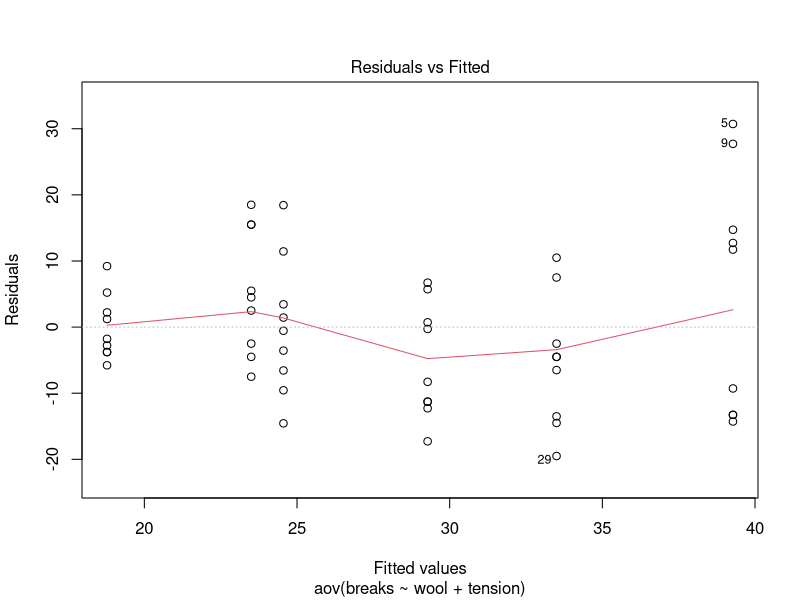
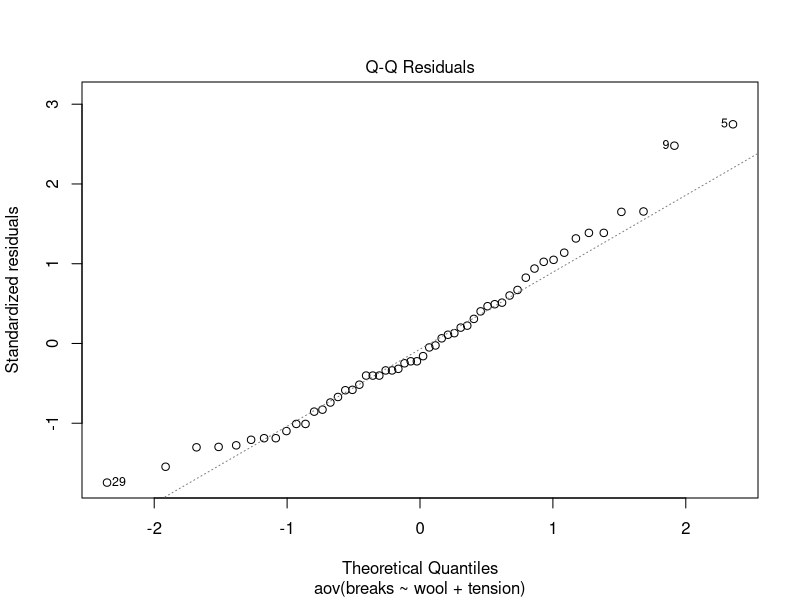
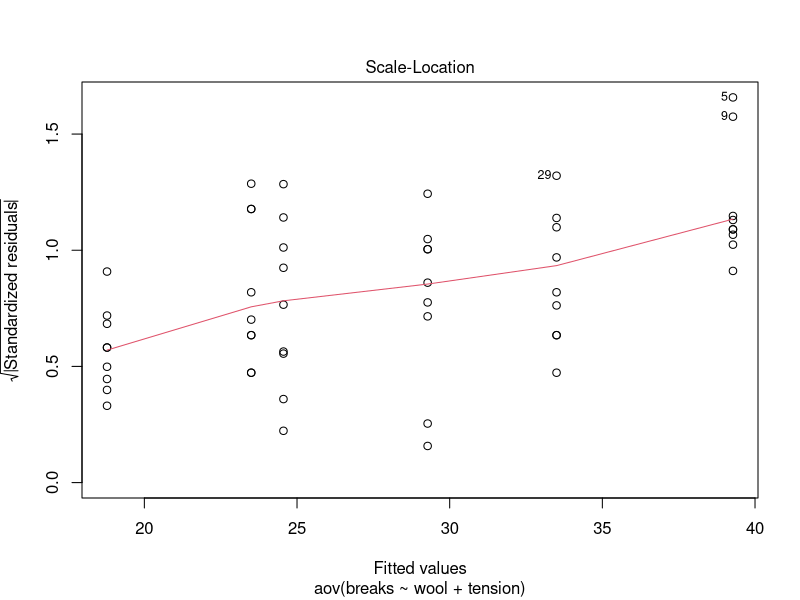
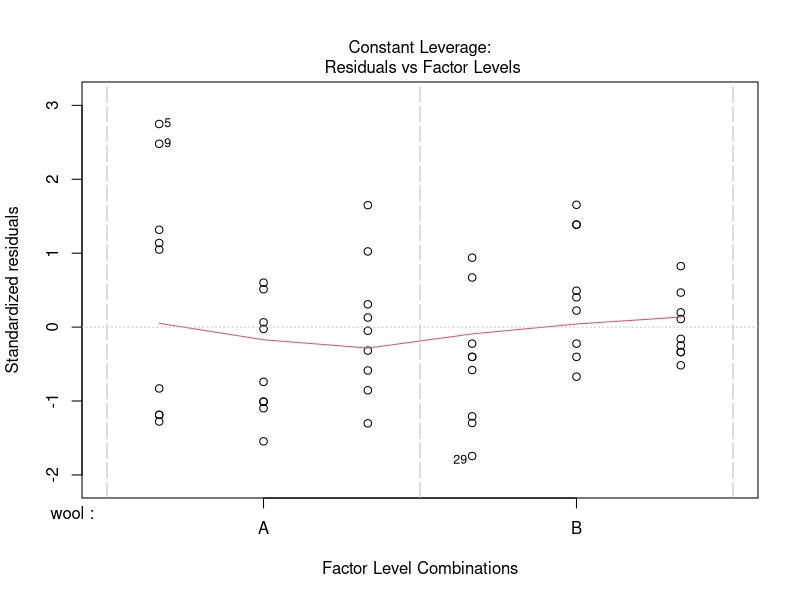
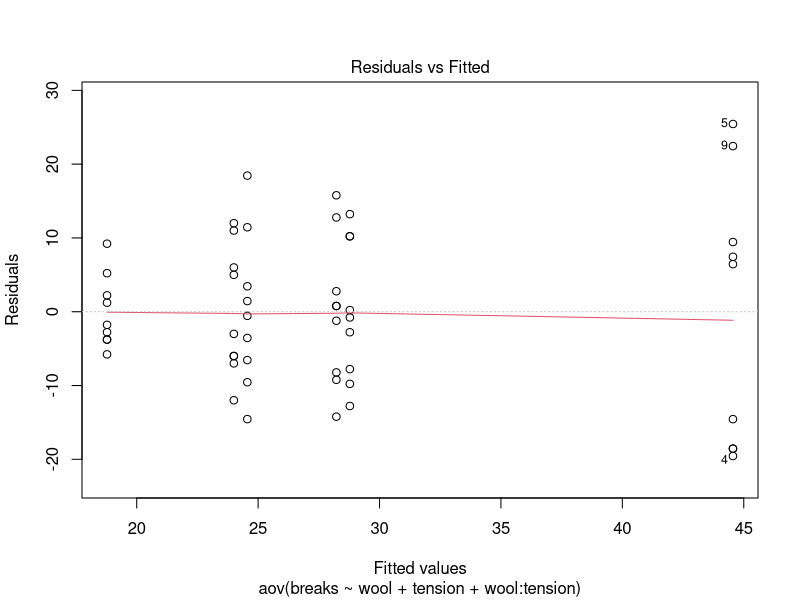
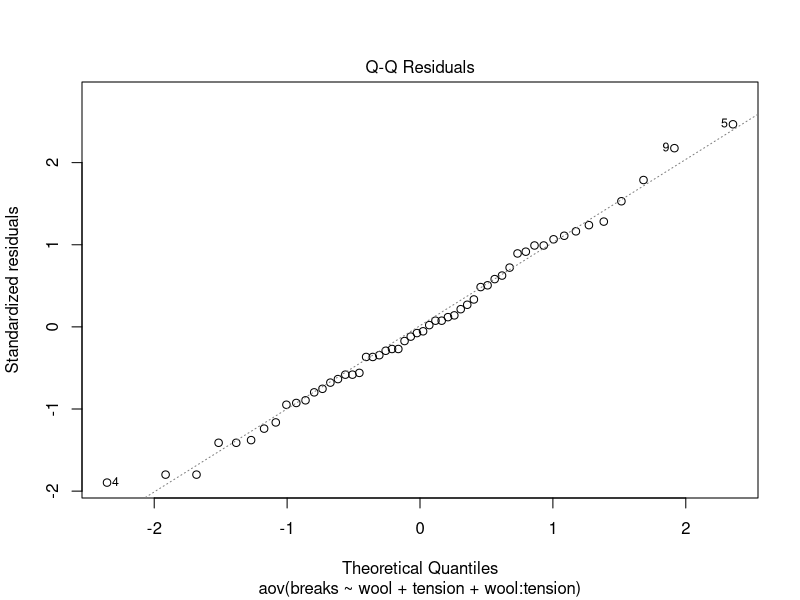
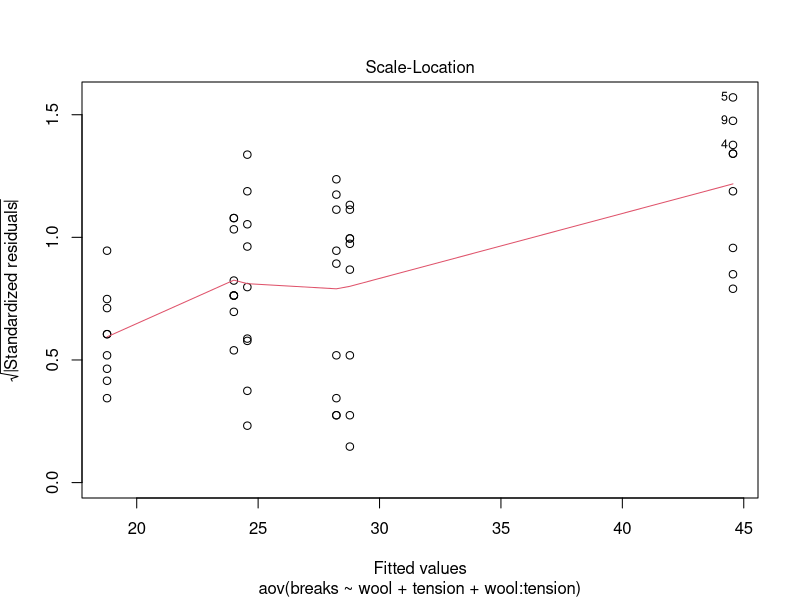
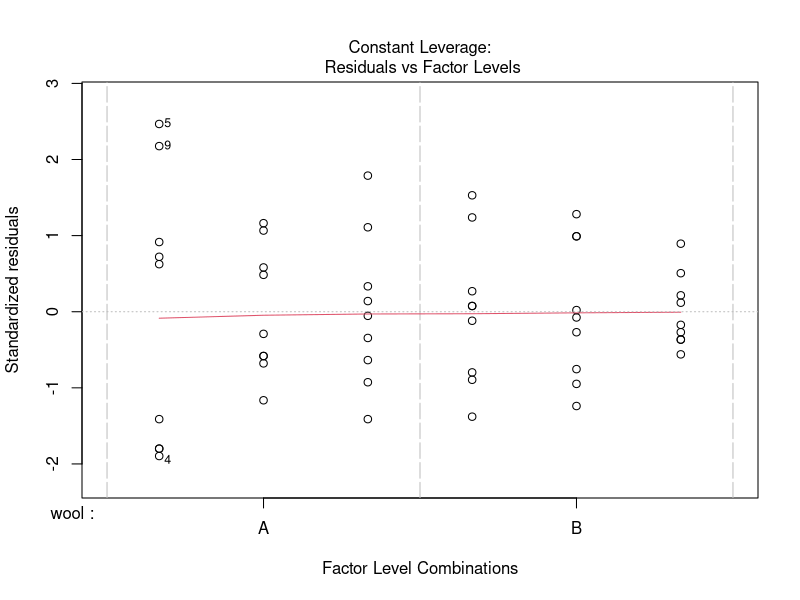

Write R code to recreate these figures, in order.
data("warpbreaks")
head(warpbreaks)
summary(warpbreaks)
Model_1<-aov(breaks~wool+tension,data=warpbreaks)
summary(Model_1)
plot(Model_1)
Model_2<-aov(breaks~wool+tension+wool:tension,data=warpbreaks)
summary(Model_2)
plot(Model_2)